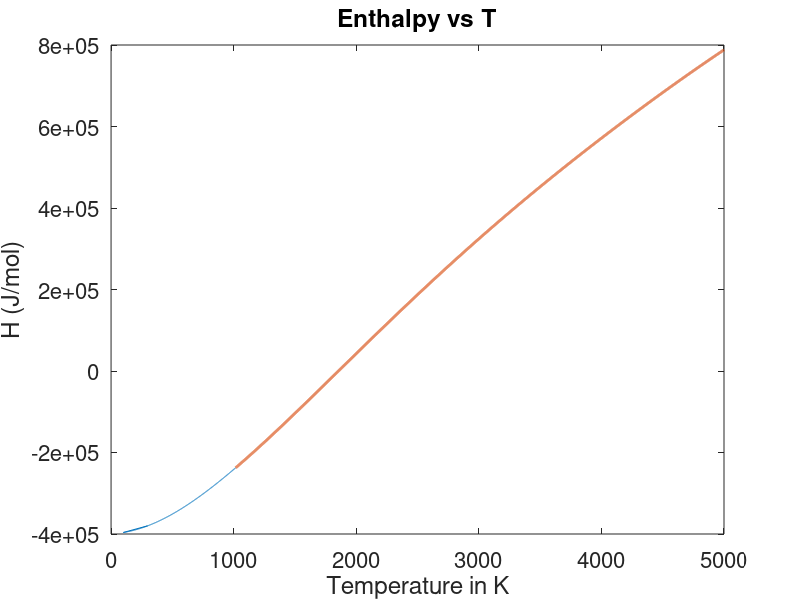
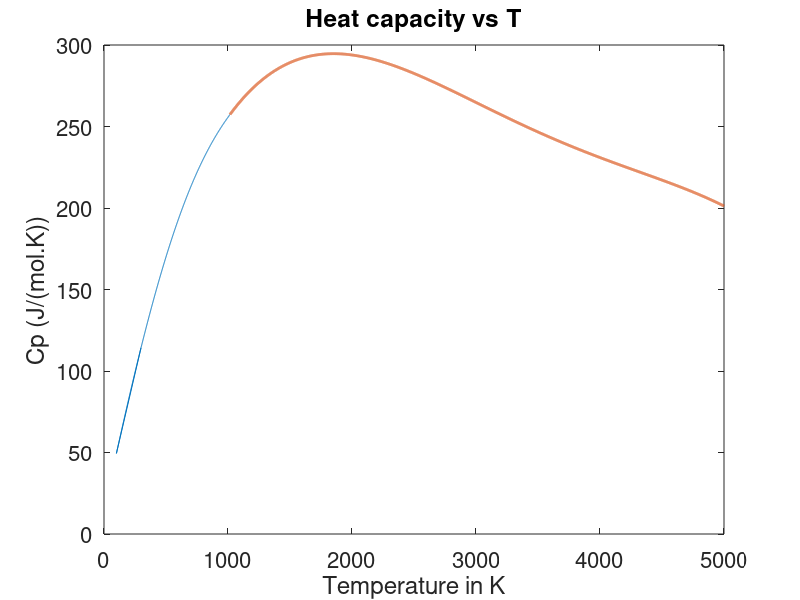
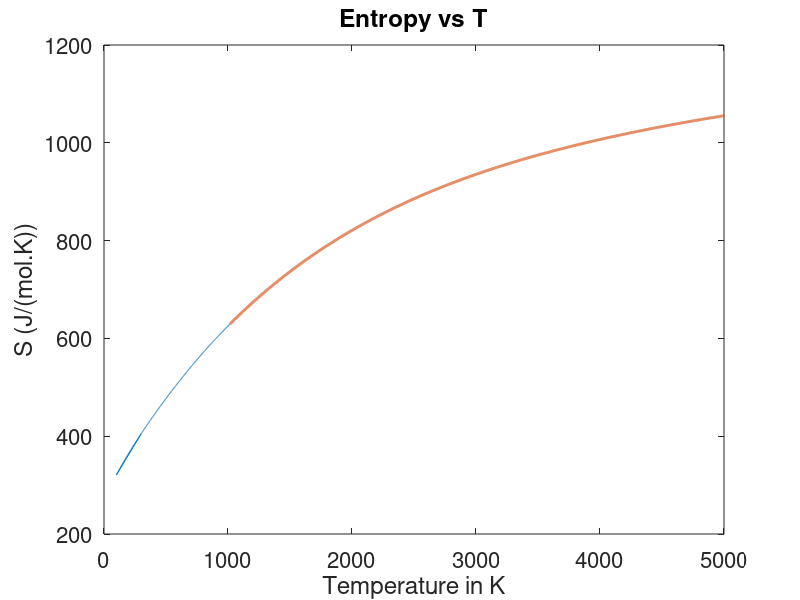
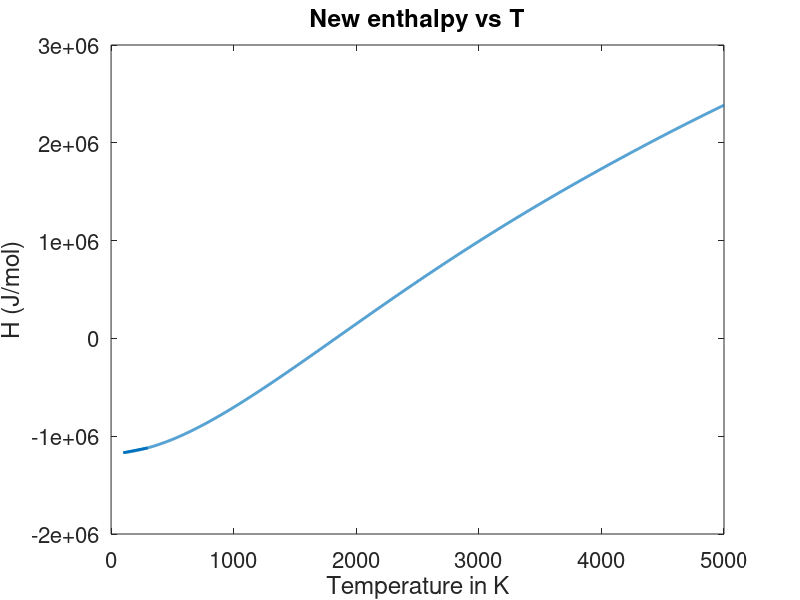

Recreate these plots in MATLAB, in order.
%Created by Raphael BOICHOT around 2018, updated in March 2024 for public release
%Format of output data : T(K) H/(RT)(-) Cp/R(-) S/R(-) in columns
clc;
clear;
close all;
R=8.314462618;%(J/kmol.K)
cal=4.184;
R_cal=R/cal;
Tref = 298.15;
Default_fontsize=16;
fileID = fopen('Input.dat','r');
A = fread(fileID,45,'*char');
Data=cell2mat(textscan(char(fread(fileID,35,'*char')),'%f'));
Low_temp = Data(1);
High_temp = Data(2);
Cutting_temp = round(Data(3));
fread(fileID,2,'*char');
a1_HT = cell2mat(textscan(char(fread(fileID,15,'*char')),'%f'));
a2_HT = cell2mat(textscan(char(fread(fileID,15,'*char')),'%f'));
a3_HT = cell2mat(textscan(char(fread(fileID,15,'*char')),'%f'));
a4_HT = cell2mat(textscan(char(fread(fileID,15,'*char')),'%f'));
a5_HT = cell2mat(textscan(char(fread(fileID,15,'*char')),'%f'));
fread(fileID,7,'*char');
a6_HT = cell2mat(textscan(char(fread(fileID,15,'*char')),'%f'));
a7_HT = cell2mat(textscan(char(fread(fileID,15,'*char')),'%f'));
a1_BT = cell2mat(textscan(char(fread(fileID,15,'*char')),'%f'));
a2_BT = cell2mat(textscan(char(fread(fileID,15,'*char')),'%f'));
a3_BT = cell2mat(textscan(char(fread(fileID,15,'*char')),'%f'));
fread(fileID,7,'*char');
a4_BT = cell2mat(textscan(char(fread(fileID,15,'*char')),'%f'));
a5_BT = cell2mat(textscan(char(fread(fileID,15,'*char')),'%f'));
a6_BT = cell2mat(textscan(char(fread(fileID,15,'*char')),'%f'));
a7_BT = cell2mat(textscan(char(fread(fileID,15,'*char')),'%f'));
fclose(fileID);

%Plotting
T_BT=[Tref,Low_temp:1:Cutting_temp];
H_R_BT=a1_BT+a2_BT.*T_BT/2+a3_BT.*T_BT.^2/3+a4_BT.*T_BT.^3/4+a5_BT.*T_BT.^4/5+a6_BT./T_BT;
Cp_R_BT=a1_BT+a2_BT.*T_BT+a3_BT.*T_BT.^2+a4_BT.*T_BT.^3+a5_BT.*T_BT.^4;
S_R_BT=a1_BT.*log(T_BT)+a2_BT.*T_BT+a3_BT.*T_BT.^2/2+a4_BT.*T_BT.^3/3+a5_BT.*T_BT.^4/4+a7_BT;

T_HT=Cutting_temp:1:High_temp;
H_R_HT=a1_HT+a2_HT.*T_HT/2+a3_HT.*T_HT.^2/3+a4_HT.*T_HT.^3/4+a5_HT.*T_HT.^4/5+a6_HT./T_HT;
Cp_R_HT=a1_HT+a2_HT.*T_HT+a3_HT.*T_HT.^2+a4_HT.*T_HT.^3+a5_HT.*T_HT.^4;
S_R_HT=a1_HT.*log(T_HT)+a2_HT.*T_HT+a3_HT.*T_HT.^2/2+a4_HT.*T_HT.^3/3+a5_HT.*T_HT.^4/4+a7_HT;

figure(1)
plot(T_BT,H_R_BT.*T_BT*(R),T_HT,H_R_HT.*T_HT*R,'LineWidth',2)
title('Enthalpy vs T','Fontsize',Default_fontsize)
ylabel('H (J/mol)','Fontsize',Default_fontsize)
xlabel('Temperature in K','Fontsize',Default_fontsize);
set(gca,'FontSize',Default_fontsize)
saveas(gcf,'H_R_NASA.png');

figure(2)
plot(T_BT,Cp_R_BT*(R),T_HT,Cp_R_HT*R,'LineWidth',2)
title('Heat capacity vs T','Fontsize',Default_fontsize)
ylabel('Cp (J/(mol.K))','Fontsize',Default_fontsize)
xlabel('Temperature in K','Fontsize',Default_fontsize);
set(gca,'FontSize',Default_fontsize)
saveas(gcf,'Cp_R_NASA.png');

figure(3)
plot(T_BT,S_R_BT*(R),T_HT,S_R_HT*R,'LineWidth',2)
title('Entropy vs T','Fontsize',Default_fontsize)
ylabel('S (J/(mol.K))','Fontsize',Default_fontsize)
xlabel('Temperature in K','Fontsize',Default_fontsize);
set(gca,'FontSize',Default_fontsize)
saveas(gcf,'S_R_NASA.png');

T=[T_BT T_HT]';
S_R=[S_R_BT S_R_HT]';
H_RT=[H_R_BT H_R_HT]';
Cp_R=[Cp_R_BT Cp_R_HT]';
% raw_data=[T H_RT Cp_R S_R ];
% save thermo_data.txt raw_data -ascii;

fprintf('Cutting_temp = %g\n', Cutting_temp);
fprintf('Low coeffs a1..a7 =\n');
fprintf('%g ', a1_BT,a2_BT,a3_BT,a4_BT,a5_BT,a6_BT,a7_BT);
fprintf('\nHigh coeffs a1..a7 =\n');
fprintf('%g ', a1_HT,a2_HT,a3_HT,a4_HT,a5_HT,a6_HT,a7_HT);
fprintf('\n');

% compute H/RT at 298.15 using both sets
deltaHf = R*Tref * ( a1_BT + a2_BT*Tref/2 + a3_BT*Tref^2/3 + ...
               a4_BT*Tref^3/4 + a5_BT*Tref^4/5 + a6_BT/Tref );
fprintf('H(298.15) using LOW coefficients  = %g J/mol\n', deltaHf);

%hypothèses prises pour Co(acac)3
%On part des poynomes NASA du ligand acac seul
%La molécule complète a un Cp et un S de 3x Cp et S du ligand acac %(https://rmg.mit.edu/database/thermo/libraries/CHO/106/)
%Le deltaH de formation de acac et Co(acac)3 sont connus (Inorg.Chem.2025,64,21405−21418)
%On intégre H à partir du Cp(T) avec le deltaH de formation réel de Co(acac)3
%Pour Co(acac)3, on remarque que le deltaHf de Co(acac)3 est à peu près 3x %celui du ligand acac

deltaHf=-267.6; %kcal.mol-1, valeur réelle pour Co(acac3)
Nb_ligand=3;
deltaHf_new=deltaHf*1000*cal %J/moles
S_R_new=Nb_ligand*S_R;
Cp_R_new=Nb_ligand*Cp_R;

%recréation de H/RT from scratch à partir de Cp et de deltaH
Cp_fun_BT = @(T_int) Nb_ligand*R*(a1_BT + a2_BT.*T_int + a3_BT.*T_int.^2 + a4_BT.*T_int.^3 + a5_BT.*T_int.^4);
Cp_fun_HT = @(T_int) Nb_ligand*R*(a1_HT + a2_HT.*T_int + a3_HT.*T_int.^2 + a4_HT.*T_int.^3 + a5_HT.*T_int.^4);
cut=find(T==Cutting_temp)
for index=1:1:cut(1)
T_int=T(index);
H_new(index,1)=deltaHf_new+integral(Cp_fun_BT,298.15,T_int);
end
for index=cut(2):1:length(T)
T_int=T(index);
H_new(index,1)=deltaHf_new+integral(Cp_fun_HT,298.15,T_int);
end
%force la continuité de H
offset=H_new(cut(1))-H_new(cut(2))
H_new(cut(2):end)=H_new(cut(2):end)+offset;
H_RT_new=H_new./(R*T);

figure(4)
plot(T,H_RT_new.*T*R,'LineWidth',2)
title('New enthalpy vs T','Fontsize',Default_fontsize)
ylabel('H (J/mol)','Fontsize',Default_fontsize)
xlabel('Temperature in K','Fontsize',Default_fontsize);
set(gca,'FontSize',Default_fontsize)
saveas(gcf,'H_R_NASA_new.png');

figure(5)
plot(T,Cp_R_new*(R),'LineWidth',2)
title('New heat capacity vs T','Fontsize',Default_fontsize)
ylabel('Cp (J/(mol.K))','Fontsize',Default_fontsize)
xlabel('Temperature in K','Fontsize',Default_fontsize);
set(gca,'FontSize',Default_fontsize)
saveas(gcf,'Cp_R_NASA_new.png');

figure(6)
plot(T,S_R_new*(R),'LineWidth',2)
title('New entropy vs T','Fontsize',Default_fontsize)
ylabel('S (J/(mol.K))','Fontsize',Default_fontsize)
xlabel('Temperature in K','Fontsize',Default_fontsize);
set(gca,'FontSize',Default_fontsize)
saveas(gcf,'S_R_NASA_new.png');


[T_unique, idx_unique] = unique(T);
T = T(idx_unique); 
H_RT_new = H_RT_new(idx_unique);          
Cp_R_new = Cp_R_new(idx_unique);   
S_R_new = S_R_new(idx_unique);   

raw_data=[T H_RT_new Cp_R_new S_R_new];
save JANAF_input.txt raw_data -ascii;